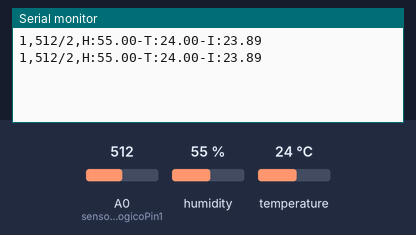
Simulated run of this sketch. Board: Arduino Uno, built with avr-gcc and run on an emulated ATmega328P. Parts: the last lines printed to the serial monitor. Inputs (shaded band) come from the test bench; at power-on: humidity 55 %, A0 (sensorAnalogicoPin1) = 512, temperature 24 °C.

Above: at 5.8 s.
5.9 s: humidity set to 22 %
At 11.1 s:
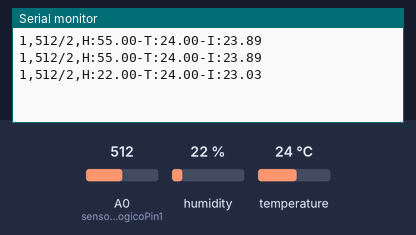
11.9 s: A0 (sensorAnalogicoPin1) set to 716
At 15.8 s:
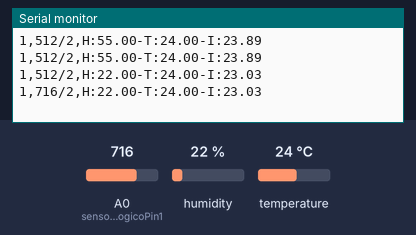
17.9 s: temperature set to 12 °C
At 20.5 s:
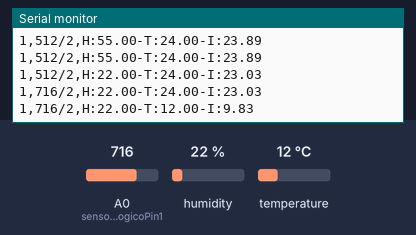
23.9 s: A0 (sensorAnalogicoPin1) set to 900
At 26.5 s:
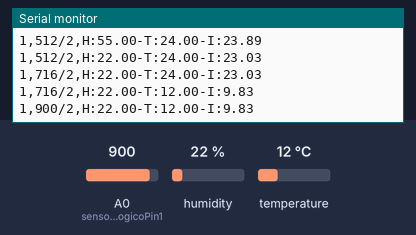
29.9 s: humidity set to 40 %
At 31.2 s:
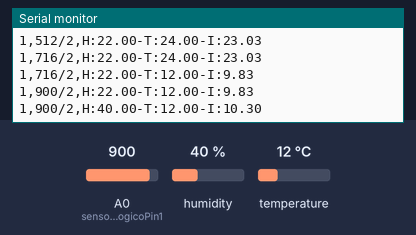
Timing chart, 0 to 32.9 s (numbered marks = the images above; inputs shaded):
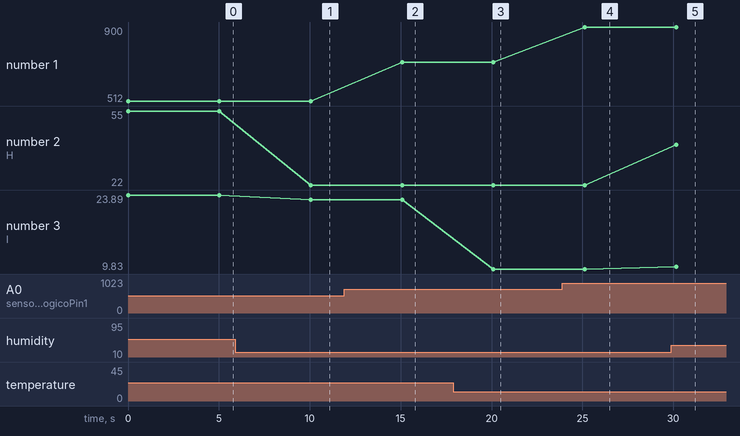

Measured:
- after the input at 5.9 s, the serial monitor: prints a new line after 4.2 s (image 1)
- after the input at 11.9 s, the serial monitor: prints a new line after 3.2 s (image 2)
- after the input at 17.9 s, the serial monitor: prints a new line after 2.2 s (image 3)
- after the input at 23.9 s, the serial monitor: prints a new line after 1.2 s (image 4)
- after the input at 29.9 s, the serial monitor: prints a new line after 0.25 s (image 5)
- plotted number 1: 512 → 716 after the input at 11.9 s, 716 → 900 after the input at 23.9 s
- plotted number 2: 55 → 22 after the input at 5.9 s, 22 → 40 after the input at 29.9 s
- plotted number 3: 23.89 → 23.03 after the input at 5.9 s, 23.03 → 9.83 after the input at 17.9 s, 9.83 → 10.3 after the input at 29.9 s

The sketch:

sensorgassensorcalidad.ino
```cpp
#include <DHT.h>

#define DHTPIN 7
#define DHTTYPE DHT11

#define SENSOR_ANALOGICO_ID 1
#define SENSOR_DHT11_ID 2

DHT dht(DHTPIN, DHTTYPE);
const int sensorAnalogicoPin1 = A0;
int valorSensorAnalogico;
float humedad, temperatura, indiceCalor;

void setup() {
  Serial.begin(9600);
  dht.begin();
}

void loop() {
  // Leer valor del sensor analógico
  valorSensorAnalogico = analogRead(sensorAnalogicoPin1);

  // Imprimir valor del sensor analógico
  Serial.print(SENSOR_ANALOGICO_ID);
  Serial.print(",");
  Serial.print(valorSensorAnalogico);
  Serial.print("/");

  // Leer datos del sensor DHT11
  leerDatosDHT();

  // Esperar un tiempo antes de la próxima lectura
  delay(5000);
}

void leerDatosDHT() {
  // Leer la humedad relativa
  humedad = dht.readHumidity();
  // Leer la temperatura en grados centígrados (por defecto)
  temperatura = dht.readTemperature();
  // Leer la temperatura en grados Fahrenheit
  float temperaturaFahrenheit = dht.readTemperature(true);

  // Comprobar si ha habido algún error en la lectura
  if (isnan(humedad) || isnan(temperatura) || isnan(temperaturaFahrenheit)) {
    Serial.println("Error obteniendo los datos del sensor DHT11");
    return;
  }

  // Calcular el índice de calor en Fahrenheit
  float indiceCalorFahrenheit = dht.computeHeatIndex(temperaturaFahrenheit, humedad);
  // Calcular el índice de calor en grados centígrados
  indiceCalor = dht.computeHeatIndex(temperatura, humedad, false);

  // Imprimir los datos del sensor DHT11
  Serial.print(SENSOR_DHT11_ID);
  Serial.print(",");
  Serial.print("H:");
  Serial.print(humedad);
  Serial.print("-T:");
  Serial.print(temperatura);
  Serial.print("-I:");
  Serial.println(indiceCalor);
}
```
